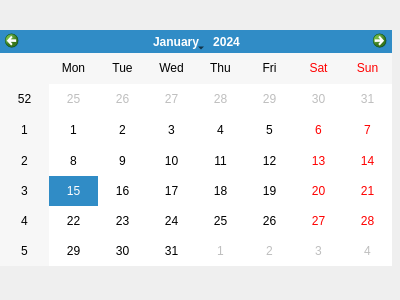
<?xml version="1.0" encoding="UTF-8"?>
<ui version="4.0">
 <class>Dialog</class>
 <widget class="QDialog" name="Dialog">
  <property name="geometry">
   <rect>
    <x>0</x>
    <y>0</y>
    <width>400</width>
    <height>300</height>
   </rect>
  </property>
  <property name="windowTitle">
   <string>Calendario</string>
  </property>
  <widget class="QCalendarWidget" name="calendario">
   <property name="geometry">
    <rect>
     <x>0</x>
     <y>30</y>
     <width>392</width>
     <height>236</height>
    </rect>
   </property>
  </widget>
 </widget>
 <resources/>
 <connections/>
</ui>
